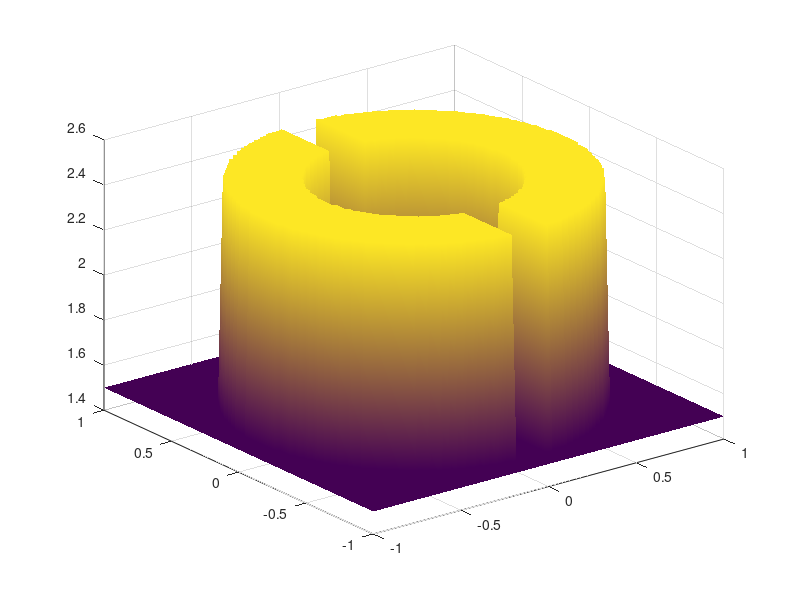

Reproduce this figure in MATLAB. (Note: this script raises an error after producing the figure.)
function multimat_pot
% This function solves the nonlinear multibang control problem
%  min 1/2 \|y-yd\|^2 +
%    alpha/2\sum_i\int((u_i+u_{i+1})u(x)-u_iu_{i+1})\chi_{[u_i,u_{i+1}]}
%      s.t. -\Delta y + u = f, \partial_\nu y = 0,  u_1 <= u(x) <= u_d
% using the approach described in the paper
%    "A convex analysis approach to multi-material topology optimization"
% by Christian Clason and Karl Kunisch, see
% http://math.uni-graz.at/mobis/publications/SFB-Report-2015-011.pdf.
%
% June 1, 2015               Christian Clason <christian.clason@uni-due.de>
%                                                     http://udue.de/clason

%% setup
% problem parameters
N     = 128;            % number of nodes per dimension
maxit = 300;            % max number of Newton steps
alpha = 1e-6;           % control cost parameter (L^2)
tmin  = 1e-6;           % minimal step length
ub = [1 1.5 2 2.5]';    % vector of control states
d  = length(ub);        % number of control states

% uniform grid
x       = linspace(-1,1,N)';     % spatial grid points (uniform in x,y)
[xx,yy] = meshgrid(x);           % coordinates of nodes
h2      = (x(2)-x(1))^2;         % grid size (squared)
N2      = N*N;
tplot   = @(n,f,s) tplot_(n,f,s,N,xx,yy);

% differential operator (second order finite differences for Poisson)
D2 = spdiags(ones(N,1)*[-1 2 -1]/h2,-1:1,N,N); 
D2(1,1) = 1/h2; D2(end,end) = 1/h2;   % modify for Neumann b.c.
A = kron(speye(N,N),D2)+kron(D2,speye(N,N));

% right-hand side
f = sin(pi*xx(:)).*sin(pi*yy(:));

% target obtained from reference coefficient
ue = 1.5+(xx.^2+yy.^2 < 3/4).*(xx.^2+yy.^2 > 1/4).*(xx>1/10)...
    +(xx.^2+yy.^2 < 3/4).*(xx.^2+yy.^2 > 1/4).*(xx<-1/10);
z = (A+spdiags(ue(:),0,N2,N2))\f;
tplot(1,ue,'reference');
tplot(2,z,'target');

%% compute control
% initialize iterates
y  = zeros(N2,1);                 % state variable
p  = zeros(N2,1);                 % dual variable
as = zeros(2*d-1,N2);             % active sets

% continuation strategy
gamma = 1;
while gamma > 1e-12
    fprintf('\nCompute solution for gamma = %1.3e:\n',gamma);
    fprintf('It\tupdate\t\tresidual\tstep size\n');
       
    % semismooth Newton iteration
    it = 1;    nold = 1e99;    tau = 1;    tflag = '';
    ga = 1+2*gamma/alpha;
    while true
        % compute active sets
        as_old = as;
        q = -p(:).*y(:);
        % Q_i^gamma
        as(1,:) = (q < alpha/2*(ga*ub(1)+ub(2)));
        for i = 2:d-1
            as(i,:) = (q > alpha/2*(ub(i-1)+ga*ub(i))) & ...
                (q < alpha/2*(ga*ub(i)+ub(i+1)));
        end
        as(d,:) =  (q > alpha/2*(ub(d-1)+ga*ub(d)));
        He = as(1:d,:)'*ub;
        % Q_i,i+1^gamma
        for i = 1:d-1
            as(d+i,:) = (q >= alpha/2*(ga*ub(i)+ub(i+1))) & ...
                (q <= alpha/2*(ga*ub(i+1)+ub(i)));
            He  = He + (q-alpha/2*(ub(i)+ub(i+1))).*as(d+i,:)'/gamma;
        end
        DHe = sum(as(d+1:end,:),1)'/gamma;
        
        % gradient
        rhs = -[A*p+He.*p+(y-z(:)); A*y+He.*y-f];
        nr  = norm(rhs(:));
        
        % line search
        if nr >= nold        % if no decrease: backtrack (never on first iteration)
            tau = tau/2;
            y = y - tau*dx(1:N2);
            p = p - tau*dx(1+N2:end);
            if tau < tmin    % accept non-monotone step
                tflag = 'n';
            else             % bypass rest of while loop; compute new gradient
                continue;
            end
        end
        
        % terminate Newton?
        update = nnz((as-as_old));
        fprintf('%i\t%d\t\t%1.3e\t%1.3e%c\n',...
            it,update,nr,tau,tflag);
        if update == 0 && nr < 1e-6  % success, solution found
            break;
        elseif it == maxit           % failure, too many iterations
            break;
        end
        
        % otherwise update information, continue
        it = it+1;   nold = nr;   tau = 1;   tflag = '';
        
        % Newton matrix
        Ae  = A+spdiags(He-DHe.*p.*y,0,N2,N2);
        C   = [spdiags(1-DHe.*p.^2,0,N2,N2)   Ae; ...
               Ae'                            spdiags(-DHe.*y.^2,0,N2,N2)];

        % semismooth Newton step
        dx = C\rhs;
        y = y + dx(1:N2);
        p = p + dx(1+N2:end);
    end % Newton
    
    % check convergence
    if it < maxit                      % converged: accept iterate, continue
        u = He;                        % compute control from dual iterate
        tplot(3,u,'control');          % plot control
        regnodes = nnz(as(d+1:end,:)); % number of nodes in Q_i,i+1^gamma
        fprintf('Solution has %i node(s) in regularized active sets\n',regnodes);
        gamma = gamma/2;               % reduce gamma
    else                               % not converged: reject, terminate
        fprintf('Iterate rejected, returning u_gamma for gamma = %1.3e\n',gamma*2);
        break;
    end
    
end % continuation

%% plot results
tplot(3,u,'control');
tplot(4,y,'state');
red_cost  = (norm(ue(:))-norm(u(:)))/norm(ue(:)); % relative reduction in control cost
red_track = norm(y(:)-z(:))/norm(z(:));           % relative reduction in tracking cost
fprintf('Relative reduction in control cost: %1.3e, tracking: %1.3e\n',red_cost,red_track);
 
end % main function


function tplot_(n,f,s,N,x,y)
figure(n);
surf(x,y,reshape(f,N,N));
shading interp; lighting phong; camlight headlight; alpha(0.8);
title(s); xlabel('x_1'); ylabel('x_2');
drawnow;
end % tplot_ function

